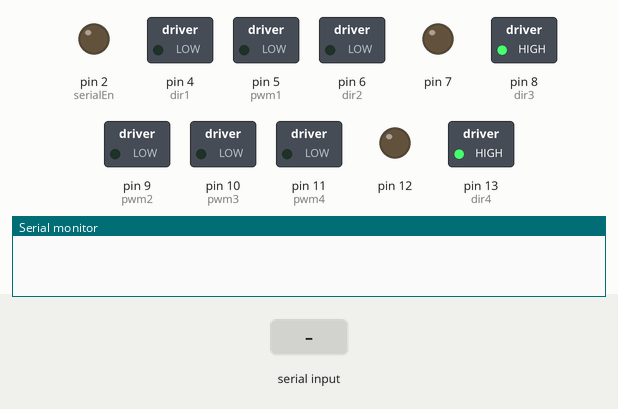
This sketch was run on a simulated Arduino Uno, built with avr-gcc and run on an emulated ATmega328P. Parts: switched loads named in the sketch (green lamp = pin HIGH), output pins drawn as LEDs (lit = HIGH), the last lines printed to the serial monitor. Inputs (shaded band) come from the test bench.

Above: at 1.2 s.
1.3 s: "1" received over Serial
At 2.5 s:
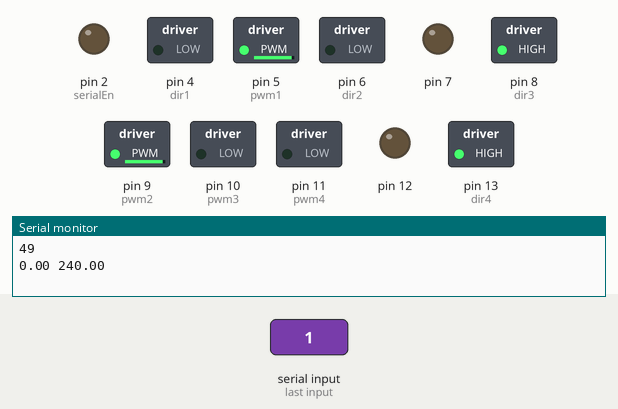
2.8 s: byte 255 (255) received over Serial
At 3.8 s:
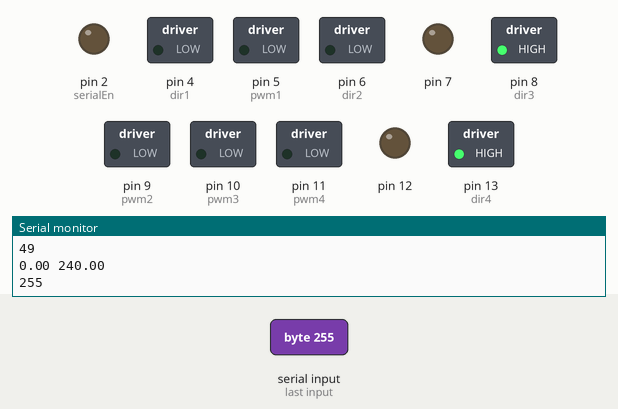
4.3 s: "0" received over Serial
At 5.0 s:
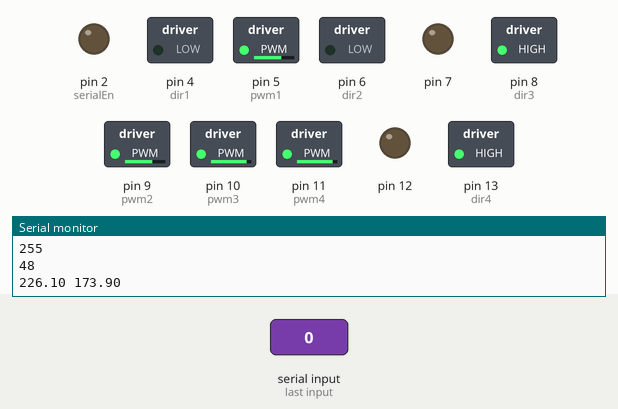
5.8 s: "2" received over Serial
At 6.1 s:
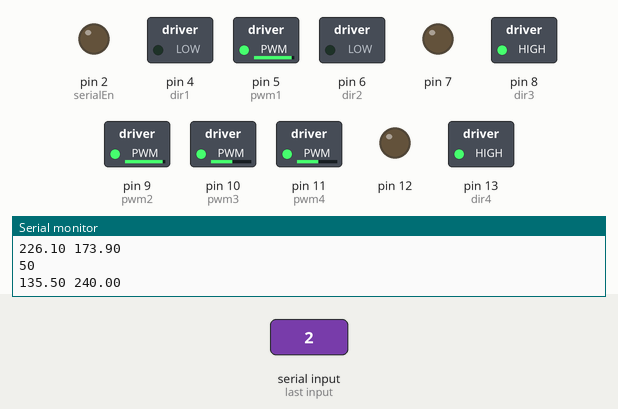
7.3 s: "2" received over Serial
At 8.5 s:
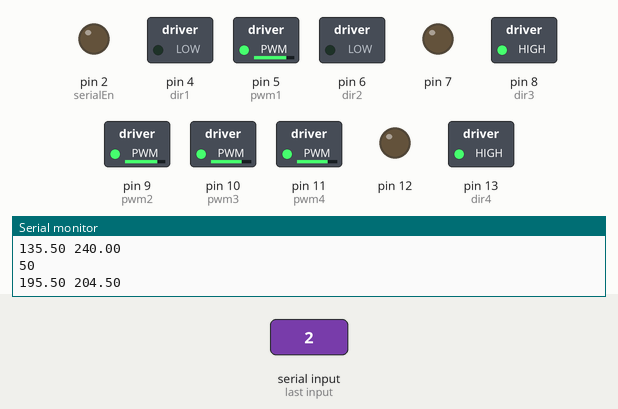
Timing chart, 0 to 9.8 s (numbered marks = the images above; inputs shaded):
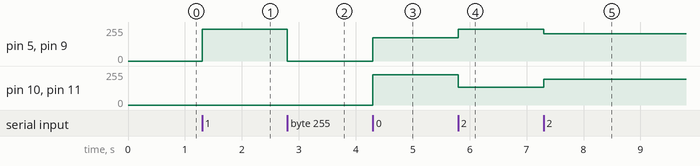

Measured:
- after the input at 1.3 s, pin 5 (pwm1), pin 9 (pwm2): 0/255 → 240/255 at once
- after the input at 2.8 s, pin 5 (pwm1), pin 9 (pwm2): 240/255 → 0/255 at once
- after the input at 4.3 s, pin 5 (pwm1), pin 9 (pwm2): 0/255 → 173/255 at once; pin 10 (pwm3), pin 11 (pwm4): 0/255 → 226/255 at once
- after the input at 5.8 s, pin 5 (pwm1), pin 9 (pwm2): 173/255 → 240/255 at once; pin 10 (pwm3), pin 11 (pwm4): 226/255 → 135/255 at once
- after the input at 7.3 s, pin 5 (pwm1), pin 9 (pwm2): 240/255 → 204/255 at once; pin 10 (pwm3), pin 11 (pwm4): 135/255 → 195/255 at once

The sketch:

lin_following_uart_horizontal.ino
```cpp
const float Kp =0.3;  //0.48;   // Kp value that you have to change 0.45
const float Kd =30;//195;  // 20 ; //195
//kd=1;// Kd value that you have to change 150
const float setPoint = 35;    // Middle point of sensor array
const float baseSpeed = 200;    // Base speed for your motors
const float maxSpeed = 240;   // Maximum speed for your motors

const byte rx = 0;    // Defining pin 0 as Rx
const byte tx = 1;    // Defining pin 1 as Tx
const byte serialEn = 2;    // Connect UART output enable of LSA08 to pin 2
const byte junctionPulse = 3;   // Connect JPULSE of LSA08 to pin 4
const byte dir1 = 4;
const byte pwm1 = 5; // rf
const byte dir2 = 6;
const byte pwm2 = 9; // lf
const byte dir3 = 8;
const byte pwm3 = 10; // lb
const byte dir4 = 13;
const byte pwm4 = 11; // rb
void setup() {
  pinMode(serialEn,OUTPUT);   // Setting serialEn as digital output pin
  pinMode(junctionPulse,INPUT);   // Setting junctionPulse as digital input pin

  // Setting pin 10 - 13 as digital output pin
  for(byte i=4;i<=13;i++) {
    pinMode(i,OUTPUT);
  }

  // Setting initial condition of serialEn pin to HIGH
  digitalWrite(serialEn,HIGH);

  // Setting the initial condition of motors
  // make sure both PWM pins are LOW
  digitalWrite(pwm1,LOW);
  digitalWrite(pwm2,LOW);
  digitalWrite(pwm3,LOW);
  digitalWrite(pwm4,LOW);
  // State of DIR pins are depending on your physical connection
  // if your robot behaves strangely, try changing thses two values
  digitalWrite(dir1,LOW);  //LF
  digitalWrite(dir2,LOW);  //LB
  digitalWrite(dir3,HIGH); //RB
  digitalWrite(dir4,HIGH); //RF


  // Begin serial communication with baudrate 9600
  Serial.begin(9600);

}

float lastError = 0;    // Declare a variable to store previous error

void loop() {

  digitalWrite(serialEn,LOW);   // Set serialEN to LOW to request UART data
  while(Serial.available() <= 0);   // Wait for data to be available
  int positionVal = Serial.read();    // Read incoming data and store in variable positionVal
  digitalWrite(serialEn,HIGH);    // Stop requesting for UART data
  Serial.println(positionVal);

  // If no line is detected, stay at the position
  if(positionVal == 255) {
    analogWrite(pwm1,0);
    analogWrite(pwm2,0);
    analogWrite(pwm3,0);
    analogWrite(pwm4,0);
  }

  // Else if line detected, calculate the motor speed and apply
  else {
    float error = positionVal - setPoint;   // Calculate the deviation from position to the set point
    float motorSpeed = Kp * error + Kd * (error - lastError);   // Applying formula of PID
    lastError = error;    // Store current error as previous error for next iteration use

    // Adjust the motor speed based on calculated value
    // You might need to interchange the + and - sign if your robot move in opposite direction
    float leftMotorSpeed = baseSpeed + motorSpeed;
    float rightMotorSpeed = baseSpeed - motorSpeed;

    // If the speed of motor exceed max speed, set the speed to max speed
    if(rightMotorSpeed > maxSpeed) rightMotorSpeed = maxSpeed;
    if(leftMotorSpeed > maxSpeed) leftMotorSpeed = maxSpeed;

    // If the speed of motor is negative, set it to 0
    if(rightMotorSpeed < 0) rightMotorSpeed = 0;
    if(leftMotorSpeed < 0) leftMotorSpeed = 0;
  Serial.print(rightMotorSpeed);
  Serial.print(" ");
  Serial.println(leftMotorSpeed);
    // Writing the motor speed value as output to hardware motor
    analogWrite(pwm1,leftMotorSpeed);
    analogWrite(pwm4,rightMotorSpeed);
    analogWrite(pwm3,rightMotorSpeed);
    analogWrite(pwm2,leftMotorSpeed);
  }


}
```
